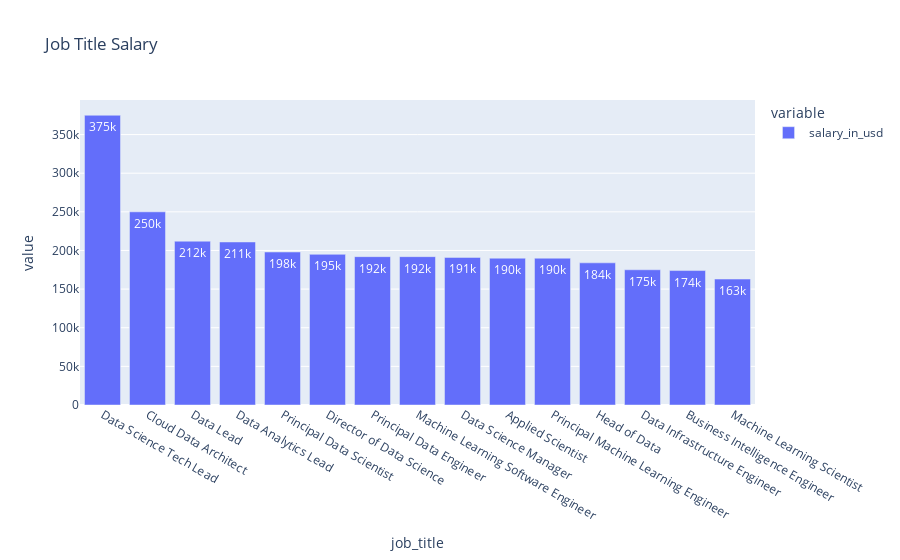

The notebook cell this image was saved under:
### Code cell
px.bar(df.groupby('job_title').mean(numeric_only=True)["salary_in_usd"].sort_values(ascending=False).head(15).round(-3), title='Job Title Salary', text_auto=True)

### Figure 1 — Plotly figure (JSON) as saved in the notebook; plotly's stock layout.template omitted (floating-point values rounded to 4 significant figures)
{"data": [{"alignmentgroup": "True", "hovertemplate": "variable=salary_in_usd<br>job_title=%{x}<br>value=%{y}<extra></extra>", "legendgroup": "salary_in_usd", "marker": {"color": "#636efa", "pattern": {"shape": ""}}, "name": "salary_in_usd", "offsetgroup": "salary_in_usd", "orientation": "v", "showlegend": true, "textposition": "auto", "texttemplate": "%{y}", "x": ["Data Science Tech Lead", "Cloud Data Architect", "Data Lead", "Data Analytics Lead", "Principal Data Scientist", "Director of Data Science", "Principal Data Engineer", "Machine Learning Software Engineer", "Data Science Manager", "Applied Scientist", "Principal Machine Learning Engineer", "Head of Data", "Data Infrastructure Engineer", "Business Intelligence Engineer", "Machine Learning Scientist"], "xaxis": "x", "y": [375000.0, 250000.0, 212000.0, 211000.0, 198000.0, 195000.0, 192000.0, 192000.0, 191000.0, 190000.0, 190000.0, 184000.0, 175000.0, 174000.0, 163000.0], "yaxis": "y", "type": "bar"}], "layout": {"xaxis": {"anchor": "y", "domain": [0.0, 1.0], "title": {"text": "job_title"}}, "yaxis": {"anchor": "x", "domain": [0.0, 1.0], "title": {"text": "value"}}, "legend": {"title": {"text": "variable"}, "tracegroupgap": 0}, "title": {"text": "Job Title Salary"}, "barmode": "relative"}}
